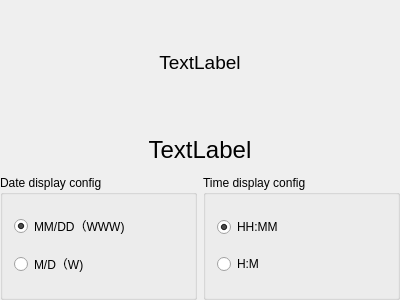
<?xml version="1.0" encoding="UTF-8"?>
<ui version="4.0">
 <class>QtWatchSampleWindow</class>
 <widget class="QMainWindow" name="QtWatchSampleWindow">
  <property name="geometry">
   <rect>
    <x>0</x>
    <y>0</y>
    <width>400</width>
    <height>300</height>
   </rect>
  </property>
  <property name="minimumSize">
   <size>
    <width>400</width>
    <height>300</height>
   </size>
  </property>
  <property name="maximumSize">
   <size>
    <width>400</width>
    <height>300</height>
   </size>
  </property>
  <property name="windowTitle">
   <string>QtWatchSampleWindow</string>
  </property>
  <widget class="QWidget" name="centralWidget">
   <layout class="QGridLayout" name="gridLayout">
    <property name="leftMargin">
     <number>0</number>
    </property>
    <property name="topMargin">
     <number>0</number>
    </property>
    <property name="rightMargin">
     <number>0</number>
    </property>
    <property name="bottomMargin">
     <number>0</number>
    </property>
    <property name="spacing">
     <number>0</number>
    </property>
    <item row="0" column="0">
     <layout class="QGridLayout" name="gridLayout_2">
      <property name="verticalSpacing">
       <number>0</number>
      </property>
      <item row="3" column="1">
       <widget class="QGroupBox" name="groupBox">
        <property name="styleSheet">
         <string notr="true"/>
        </property>
        <property name="title">
         <string>Time display config</string>
        </property>
        <layout class="QVBoxLayout" name="verticalLayout_2">
         <item>
          <widget class="QRadioButton" name="timeDisplayLongFormat">
           <property name="text">
            <string>HH:MM</string>
           </property>
           <property name="checked">
            <bool>true</bool>
           </property>
           <attribute name="buttonGroup">
            <string notr="true">timeDisplayConfigGroup</string>
           </attribute>
          </widget>
         </item>
         <item>
          <widget class="QRadioButton" name="timeDisplayShortFormat">
           <property name="text">
            <string>H:M</string>
           </property>
           <attribute name="buttonGroup">
            <string notr="true">timeDisplayConfigGroup</string>
           </attribute>
          </widget>
         </item>
        </layout>
       </widget>
      </item>
      <item row="0" column="0" colspan="2">
       <widget class="QLabel" name="timeLabel">
        <property name="font">
         <font>
          <pointsize>14</pointsize>
         </font>
        </property>
        <property name="text">
         <string>TextLabel</string>
        </property>
        <property name="alignment">
         <set>Qt::AlignCenter</set>
        </property>
       </widget>
      </item>
      <item row="3" column="0">
       <widget class="QGroupBox" name="dateDisplayGroup">
        <property name="styleSheet">
         <string notr="true"/>
        </property>
        <property name="title">
         <string>Date display config</string>
        </property>
        <layout class="QVBoxLayout" name="verticalLayout">
         <item>
          <widget class="QRadioButton" name="dateDisplayLongFormat">
           <property name="text">
            <string>MM/DD（WWW)</string>
           </property>
           <property name="checked">
            <bool>true</bool>
           </property>
           <attribute name="buttonGroup">
            <string notr="true">dateDisplayConfigGroup</string>
           </attribute>
          </widget>
         </item>
         <item>
          <widget class="QRadioButton" name="dateDisplayShortFormat">
           <property name="text">
            <string>M/D（W)</string>
           </property>
           <attribute name="buttonGroup">
            <string notr="true">dateDisplayConfigGroup</string>
           </attribute>
          </widget>
         </item>
        </layout>
       </widget>
      </item>
      <item row="1" column="0" colspan="2">
       <widget class="QWidget" name="timeArea" native="true">
        <property name="maximumSize">
         <size>
          <width>16777215</width>
          <height>50</height>
         </size>
        </property>
        <property name="styleSheet">
         <string notr="true"/>
        </property>
        <layout class="QHBoxLayout" name="horizontalLayout">
         <property name="spacing">
          <number>0</number>
         </property>
         <property name="leftMargin">
          <number>0</number>
         </property>
         <property name="topMargin">
          <number>0</number>
         </property>
         <property name="rightMargin">
          <number>0</number>
         </property>
         <property name="bottomMargin">
          <number>0</number>
         </property>
         <item alignment="Qt::AlignHCenter|Qt::AlignVCenter">
          <widget class="QLabel" name="dateLabel">
           <property name="sizePolicy">
            <sizepolicy hsizetype="Maximum" vsizetype="Maximum">
             <horstretch>0</horstretch>
             <verstretch>0</verstretch>
            </sizepolicy>
           </property>
           <property name="minimumSize">
            <size>
             <width>400</width>
             <height>50</height>
            </size>
           </property>
           <property name="maximumSize">
            <size>
             <width>400</width>
             <height>50</height>
            </size>
           </property>
           <property name="font">
            <font>
             <pointsize>18</pointsize>
            </font>
           </property>
           <property name="text">
            <string>TextLabel</string>
           </property>
           <property name="alignment">
            <set>Qt::AlignCenter</set>
           </property>
          </widget>
         </item>
        </layout>
       </widget>
      </item>
     </layout>
    </item>
   </layout>
  </widget>
 </widget>
 <layoutdefault spacing="6" margin="11"/>
 <resources/>
 <connections/>
 <buttongroups>
  <buttongroup name="dateDisplayConfigGroup"/>
  <buttongroup name="timeDisplayConfigGroup"/>
 </buttongroups>
</ui>
